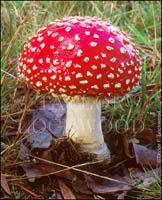
//> input picture opencv/images.jpg, 162 x 200 px
$ ./equalizeColorImg   (built with g++ and OpenCV 4)
//> lines starting //> are read from the running program, lines starting //| are printed output that depends on the picture
#include <iostream>
#include <opencv2/highgui.hpp>
#include <opencv2/imgproc.hpp>

using namespace std;
using namespace cv;

int main(int argc, char** argv) {
    Mat image = imread("../images.jpg");
//> image is the input picture: 200 rows x 162 cols, CV_8UC3; mean B, G, R 73.9, 88.7, 133.1

    if(image.empty()) {
        cout << "Could not open or find the image" << endl;
        cin.get();
        return -1;
    }

    // Convert the image  from BGR to YCrCb color space
    Mat histEqualizedImage;
    cvtColor(image, histEqualizedImage, COLOR_BGR2YCrCb);
//> histEqualizedImage: 200 rows x 162 cols, CV_8UC3; mean of channels 0, 1, 2 100.3, 151.4, 113.1

    // SPlit the image into 3 channels; Y, Cr and Cb channels respectively and store ir in a std::vector
    vector<Mat> vecChannels;
    split(histEqualizedImage, vecChannels);
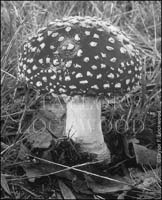
//> vecChannels[0]: 200 rows x 162 cols, CV_8UC1; min 2, max 251, mean 100.3
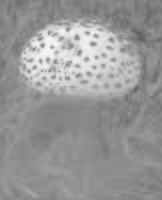
//> vecChannels[1]: 200 rows x 162 cols, CV_8UC1; min 94, max 248, mean 151.4
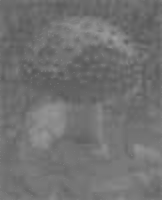
//> vecChannels[2]: 200 rows x 162 cols, CV_8UC1; min 87, max 159, mean 113.1

    // Equalize the histogram of only the Y channl
    equalizeHist(vecChannels[0], vecChannels[0]);
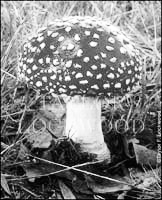
//> vecChannels[0]: 200 rows x 162 cols, CV_8UC1; min 0, max 255, mean 128.2

    // Merge 3 channels in the vector to form the color image in YcrCb color space
    merge(vecChannels, histEqualizedImage);
//> histEqualizedImage: 200 rows x 162 cols, CV_8UC3; mean of channels 0, 1, 2 128.2, 151.4, 113.1

    // Cinvert the histogram equalized image from YCrCb to BGR color spce again
    cvtColor(histEqualizedImage, histEqualizedImage, COLOR_YCrCb2BGR);
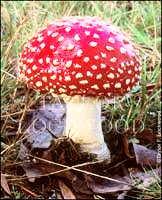
//> histEqualizedImage: 200 rows x 162 cols, CV_8UC3; mean B, G, R 102.3, 116.7, 157.7

    String windowNameOriginalImage = "Original Image";
    String windowNameHistogramEqualized = "Histogram Equalized Color Image";

    namedWindow(windowNameOriginalImage, WINDOW_NORMAL);
    namedWindow(windowNameHistogramEqualized, WINDOW_NORMAL);

    imshow(windowNameOriginalImage, image);
    imshow(windowNameHistogramEqualized, histEqualizedImage);

    waitKey(0);

    destroyAllWindows();

    return 0;
}

$ run again, with opencv/sample.jpg copied over opencv/images.jpg
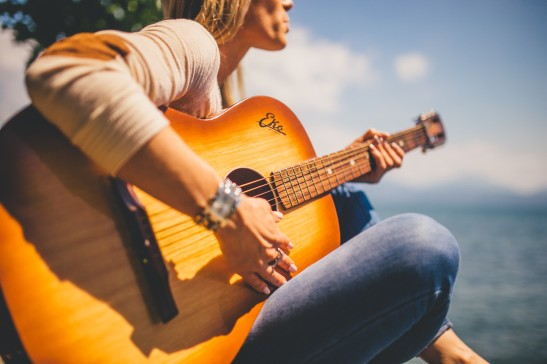
//> input picture opencv/sample.jpg, 547 x 364 px
//> image is the input picture: 364 rows x 547 cols, CV_8UC3; mean B, G, R 104.3, 125.8, 151
//> `equalizeHist(vecChannels[0], vecChannels[0]);`:
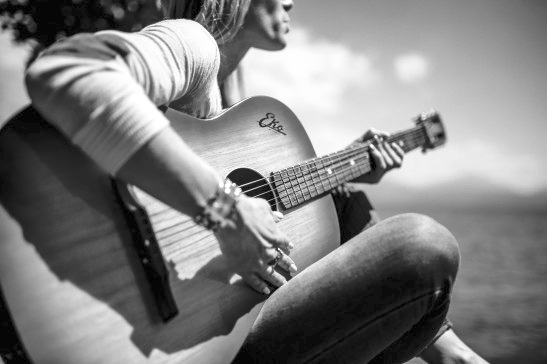
//> vecChannels[0]: 364 rows x 547 cols, CV_8UC1; min 0, max 255, mean 128.4
//> `cvtColor(histEqualizedImage, histEqualizedImage, COLOR_YCrCb2BGR);`:
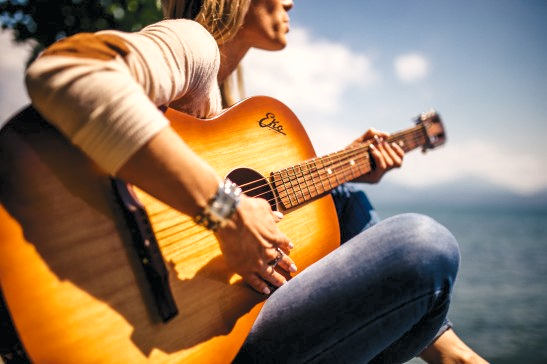
//> histEqualizedImage: 364 rows x 547 cols, CV_8UC3; mean B, G, R 101.9, 123.3, 146.9
